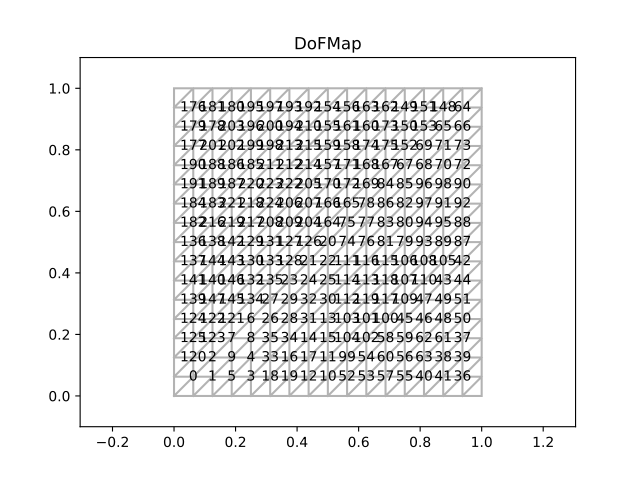

The script that drew this image:
import matplotlib.pyplot as plt
from numpy import sqrt

######################################################################
# Get a mesh and refine it

from PyNucleus import meshFactory

mesh = meshFactory('square', ax=0., ay=0., bx=1., by=1.)
for _ in range(3):
    mesh = mesh.refine()

######################################################################
# Construct a finite element space
from PyNucleus import dofmapFactory

# show available options
dofmapFactory.print()

# We use piecewise linears
dm = dofmapFactory('P1', mesh)

print('DoFMap:', dm)

plt.figure().gca().set_title('DoFMap')
dm.plot()
